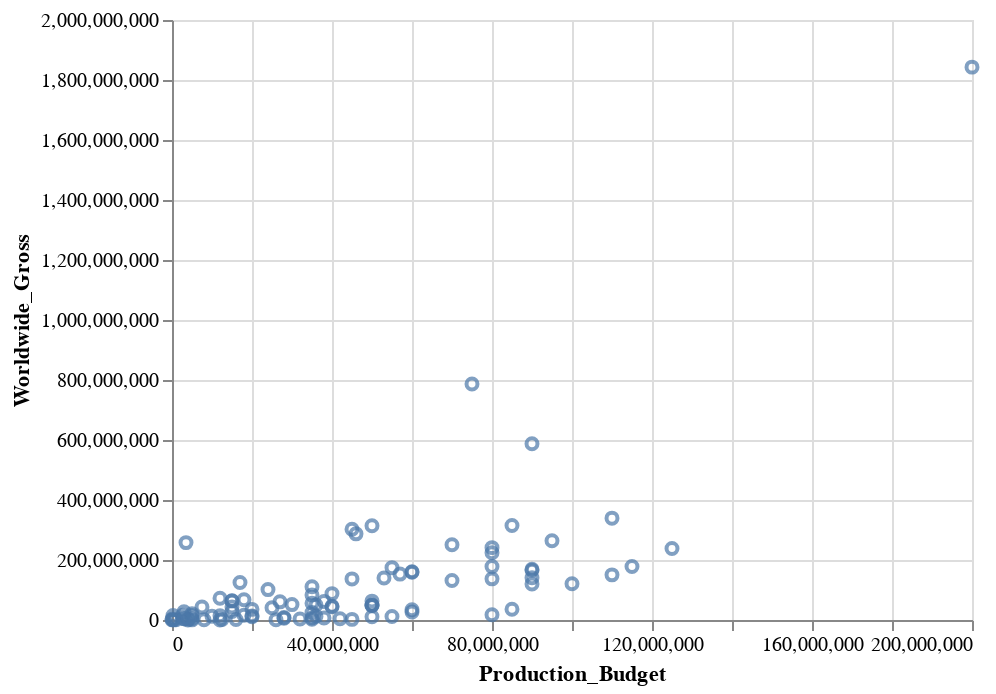

Notebook source saved alongside this figure:
### Code cell
alt.Chart(movies1997).mark_point().encode(
    alt.X ("Production_Budget"),
    alt.Y ("Worldwide_Gross")
)
